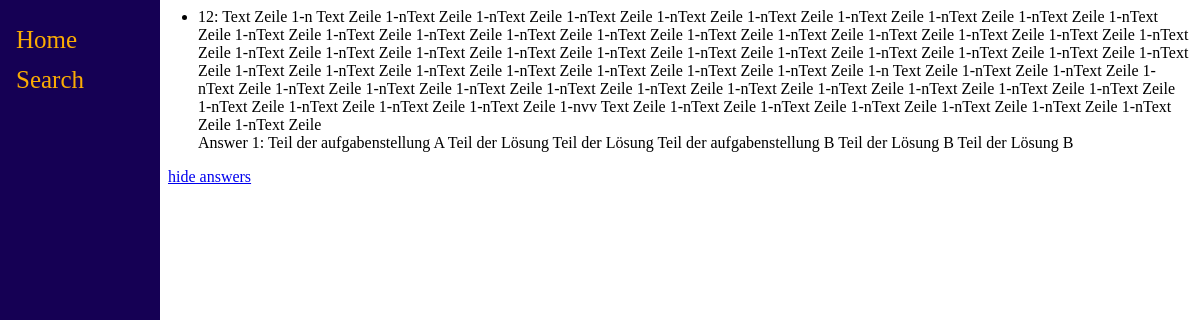
Page /exgen/12/exercise_answers on the committed database.
### exgen/models.py (models this page shows, shortened)
class Exercise(models.Model):
    title = models.CharField(verbose_name="Title", max_length=50, blank=True, null=False)
    text = models.TextField(verbose_name="Aufgabentext")
    text_type = models.CharField(verbose_name="Texttype", max_length=15, choices=TEXT_TYPE_CHOICES, default=MARKDOWN)
    comment = models.TextField(verbose_name="Comment", blank=True)
    published = models.BooleanField(default=False)
    date_created = models.DateTimeField(auto_now_add=True)
    date_modified = models.DateTimeField(auto_now=True)
    creator = models.ForeignKey(User, related_name='exercises', on_delete=models.SET_NULL, blank=True, null=True,
                                verbose_name="Ersteller")
    dependency = models.ManyToManyField('self', through='ExerciseDependency', through_fields=('child', 'parent'),
                                        symmetrical=False, blank=True, verbose_name="Abhängig von")
    category = models.ManyToManyField('Category', through='ExerciseCategory', verbose_name="Kategorien")
    def get_all_parent_dependencies(self):
        even_dependencies = []
        higher_dependencies = []
        for d in self.children.all():
            parent_dependencies = d.parent.get_all_parent_dependencies()
            if d.hierarchy == 'higher':
                higher_dependencies.extend(parent_dependencies)
            else:
                even_dependencies.extend(parent_dependencies)
        dependencies = []
        if higher_dependencies:
            dependencies.append(tuple(higher_dependencies))
        dependencies.extend(even_dependencies)
        dependencies.append(self)
        return list(dict.fromkeys(tuple(dependencies)))
    def get_all_parent_dependencies_correctly_nested(self):
        def reverse_nesting(nested_list, nesting_level=0):
            new_list = []
            deep_list = []
            if not (isinstance(nested_list, list) or isinstance(nested_list, tuple)):
                return nesting_level + 1, nested_list
            for elem in nested_list:
                if isinstance(elem, list) or isinstance(elem, tuple):
                    nesting_level, result_list = reverse_nesting(elem, nesting_level)
                    new_list.extend(result_list)
                else:
                    deep_list.append(elem)
            temp = new_list
            for _ in range(nesting_level - 1):
                temp = temp[-1]
            if nesting_level == 0:
                temp.extend(deep_list)
            else:
                temp.append(deep_list)
            return nesting_level + 1, new_list
        parent_dependencies = self.get_all_parent_dependencies()
        _, reverse_nested_dependencies = reverse_nesting(parent_dependencies)
        return reverse_nested_dependencies

class Answer(models.Model):
    text = models.TextField(verbose_name="Lösungstext")
    text_type = models.CharField(verbose_name="Texttype", max_length=15, choices=TEXT_TYPE_CHOICES, default=MARKDOWN)
    date_created = models.DateTimeField(auto_now_add=True)
    date_modified = models.DateTimeField(auto_now=True)
    exercise = models.ForeignKey(Exercise, related_name='answers', on_delete=models.CASCADE, verbose_name='Lösung')

### exgen/views/example_views.py (the view)
# urls.py: path('<int:pk>/exercise_answers', views.ExerciseAnswerBottomUpView.as_view(), name='answer_bottom_up'),
class ExerciseAnswerBottomUpView(generic.ListView):
    template_name = 'exgen/exercise_list.html'
    context_object_name = 'context'
    def get_queryset(self):
        return {'exercise_dependencies': Exercise.objects.get(pk=self.kwargs['pk']).get_all_parent_dependencies_correctly_nested(),
                'show_answers': True,
                'exercise_id': self.kwargs['pk']}

### exgen/templates/exgen/exercise_list.html (shortened to what this page needs)
{% extends "exgen/base.html" %}
{% block content %}
    {% if context.exercise_dependencies %}
        {% if context.show_answers %}
            <ul>
                    {% include 'exgen/nested_answer_list.html' with nested_list=context.exercise_dependencies %}
            </ul>
            <a href="{% url 'exgen:bottom_up' context.exercise_id %}">hide answers</a>
        {% else %}
            <ul>
                {% include 'exgen/nested_list.html' with nested_list=context.exercise_dependencies %}
            </ul>
            <a href="{% url 'exgen:answer_bottom_up' context.exercise_id %}">show answers</a>
        {% endif %}
    {% else %}
        <p>No exercise with this id.</p>
    {% endif %}
{% endblock %}

### exgen/templates/exgen/base.html (shortened to what this page needs)
<html>
<head>
</head>
<body>
	<div class="sidebar">
		<a href="{% url 'exgen:index' %}">Home</a>
		<a href="{% url 'exgen:exercise_search' %}">Search</a>
	</div>
	<div class="main">
	{% block content %}
	{% endblock %}
	</div>
</body>
</html>

### exgen/templates/exgen/nested_answer_list.html
{% for child in nested_list %}
    {% if child|length %}
        <ul>
            {% include 'exgen/nested_list.html' with nested_list=child %}
        </ul>
    {% else %}
        <li>
            {{ child.id }}: {{ child.text }}
            {% for answer in child.answers.all %}
                <br>
                Answer {{ forloop.counter }}: {{ answer.text }}
            {% endfor %}
        </li>
    {% endif %}
{% endfor %}

### exgen/templates/exgen/base.html (style rules this page uses)
.sidebar { height:100%; width:160px; position: fixed; z-index:1; top:0; left:0; background-color:#150054; overflow-x: :hidden; padding-top:20px; }
.sidebar a { padding:6px 8px 6px 16px; text-decoration: none; font-size:25px; color: #FBAC03; display:block; }
.main { margin-left:160px; padding: 0; }
.main ul { padding-left: 30px; }

### rows in the picture
Exercise: id "12", text "Text Zeile 1-n Text Zeile 1-nText Zeile 1-nText Zeile 1-nText Zeile 1-nText Zeile 1-nText Zeile 1-nText Zeile 1-nText Zeile 1-nText Zeile 1-nText Zeile 1-nText Zeile 1-nText Zeile 1-nText Zeile 1-nText Zeile 1-nText Zeile 1-nText Zeile 1-nText Zeile 1-nText Zeile 1-nText Zeile 1-nText Zeile 1-nText Zeile 1-nText Zeile 1-nText Zeile 1-nText Zeile 1-nText Zeile 1-nText Zeile 1-nText Zeile 1-nText Zeile 1-nText Zeile 1-nText Zeile 1-nText Zeile 1-nText Zeile 1-nText Zeile 1-nText Zeile 1-nText Zeile 1-nText Zeile 1-nText Zeile 1-nText Zeile 1-nText Zeile 1-n Text Zeile 1-nText Zeile 1-nText Zeile 1-nText Zeile 1-nText Zeile 1-nText Zeile 1-nText Zeile 1-nText Zeile 1-nText Zeile 1-nText Zeile…"
Answer: text "Teil der aufgabenstellung A Teil der Lösung Teil der Lösung Teil der aufgabenstellung B Teil der Lösung B Teil der Lösung B"
